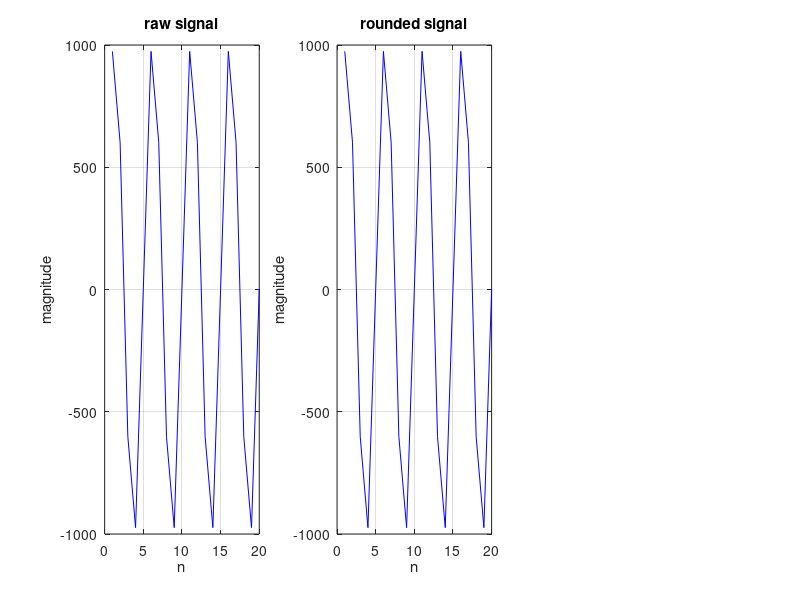

Source code (MATLAB): (Note: this script raises an error after producing the figure.)
%% simple adc
clear;
close all;
clc;
%% generate sine sequence
fs = 1000;%sampling rate
f1 = 200;%signal frequency

T =1/fs;%sampling period

n = T:T:20*T;

x = 2^10*sin(2*pi*f1*n);
subplot(1,3,1);plot(x,'color','b');title("raw signal");xlabel("n");ylabel("magnitude");grid on;

x = round(x);
subplot(1,3,2);plot(x,'color','b');title("rounded signal");xlabel("n");ylabel("magnitude");grid on;
%% analog-digital-analog
x_d = dec2bin(x);%digital code

x_a = my_bin2dec(x_d);%signal converted from digital code

subplot(1,3,3);plot(x_a,'color','b');title("signal converted from digital code");xlabel("n");ylabel("magnitude");grid on;